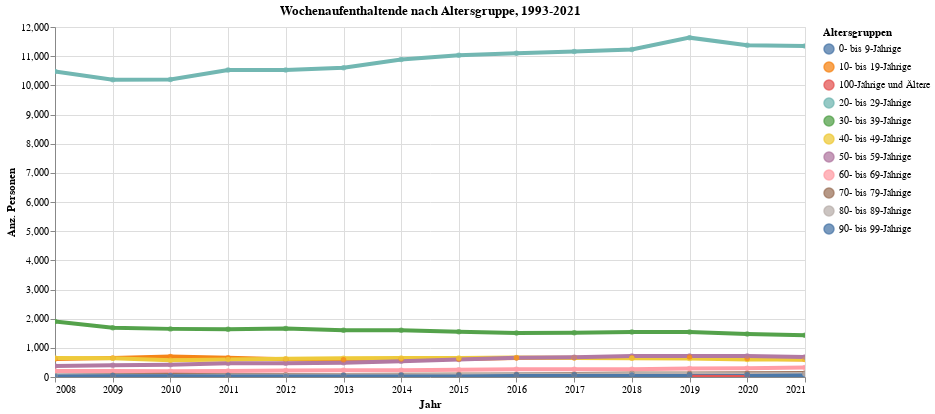

Notebook cell for this chart:
### Code cell
myTitle="Wochenaufenthaltende nach Altersgruppe, 1993-2021"

highlight = alt.selection(type='single', on='mouseover',
                          fields=['AlterV10Lang'], nearest=True)
#x='date:StichtagDatJahr',
base = alt.Chart(myAgg.reset_index().query('sum_WBev>3'), title=myTitle).encode(
    x=alt.X('StichtagDatJahr', axis=alt.Axis(title='Jahr'))# , axis=alt.Axis(format='%', title='percentage')
    , y=alt.X('sum_WBev', axis=alt.Axis(title='Anz. Personen'))
    , color=alt.Color('AlterV10Lang', legend=alt.Legend(title="Altersgruppen", orient="right"))  
    ,tooltip=['StichtagDatJahr', 'AlterV10Lang','sum_WBev']    
)
points = base.mark_circle().encode(
    opacity=alt.value(0.75)
).add_selection(
    highlight
).properties(
    width=750 , height=350
)
lines = base.mark_line().encode(
    size=alt.condition(~highlight, alt.value(0.5), alt.value(4))
).interactive()

lines + points

### Figure 1 — Vega-Lite specification as saved in the notebook (floating-point values rounded to 4 significant figures; data arrays with more than 128 entries replaced by an {"elided": "..."} marker saying what was removed)
{"config": {"view": {"continuousWidth": 400, "continuousHeight": 300}}, "layer": [{"mark": "line", "encoding": {"color": {"type": "nominal", "field": "AlterV10Lang", "legend": {"orient": "right", "title": "Altersgruppen"}}, "size": {"condition": {"value": 0.5, "selection": {"not": "selector008"}}, "value": 4}, "tooltip": [{"type": "temporal", "field": "StichtagDatJahr"}, {"type": "nominal", "field": "AlterV10Lang"}, {"type": "quantitative", "field": "sum_WBev"}], "x": {"type": "temporal", "axis": {"title": "Jahr"}, "field": "StichtagDatJahr"}, "y": {"type": "quantitative", "axis": {"title": "Anz. Personen"}, "field": "sum_WBev"}}, "selection": {"selector009": {"type": "interval", "bind": "scales", "encodings": ["x", "y"]}}, "title": "Wochenaufenthaltende nach Altersgruppe, 1993-2021"}, {"mark": "circle", "encoding": {"color": {"type": "nominal", "field": "AlterV10Lang", "legend": {"orient": "right", "title": "Altersgruppen"}}, "opacity": {"value": 0.75}, "tooltip": [{"type": "temporal", "field": "StichtagDatJahr"}, {"type": "nominal", "field": "AlterV10Lang"}, {"type": "quantitative", "field": "sum_WBev"}], "x": {"type": "temporal", "axis": {"title": "Jahr"}, "field": "StichtagDatJahr"}, "y": {"type": "quantitative", "axis": {"title": "Anz. Personen"}, "field": "sum_WBev"}}, "height": 350, "selection": {"selector008": {"type": "single", "on": "mouseover", "fields": ["AlterV10Lang"], "nearest": true}}, "title": "Wochenaufenthaltende nach Altersgruppe, 1993-2021", "width": 750}], "data": {"name": "data-372382d005854339ada9786d786512b2"}, "$schema": "https://vega.github.io/schema/vega-lite/v4.8.1.json", "datasets": {"data-372382d005854339ada9786d786512b2": {"elided": "142 records"}}}
